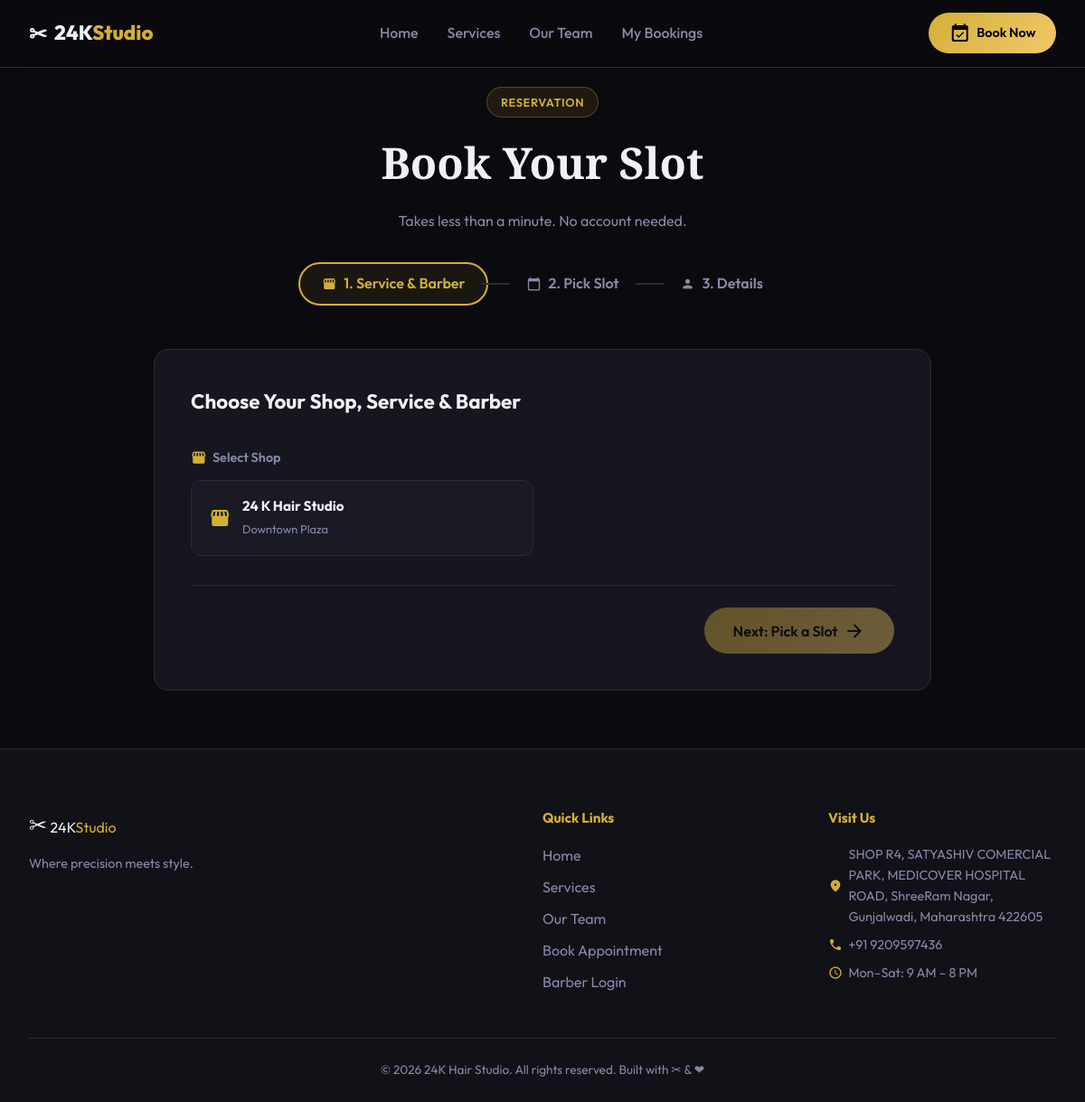
The app's page /book/, older data.
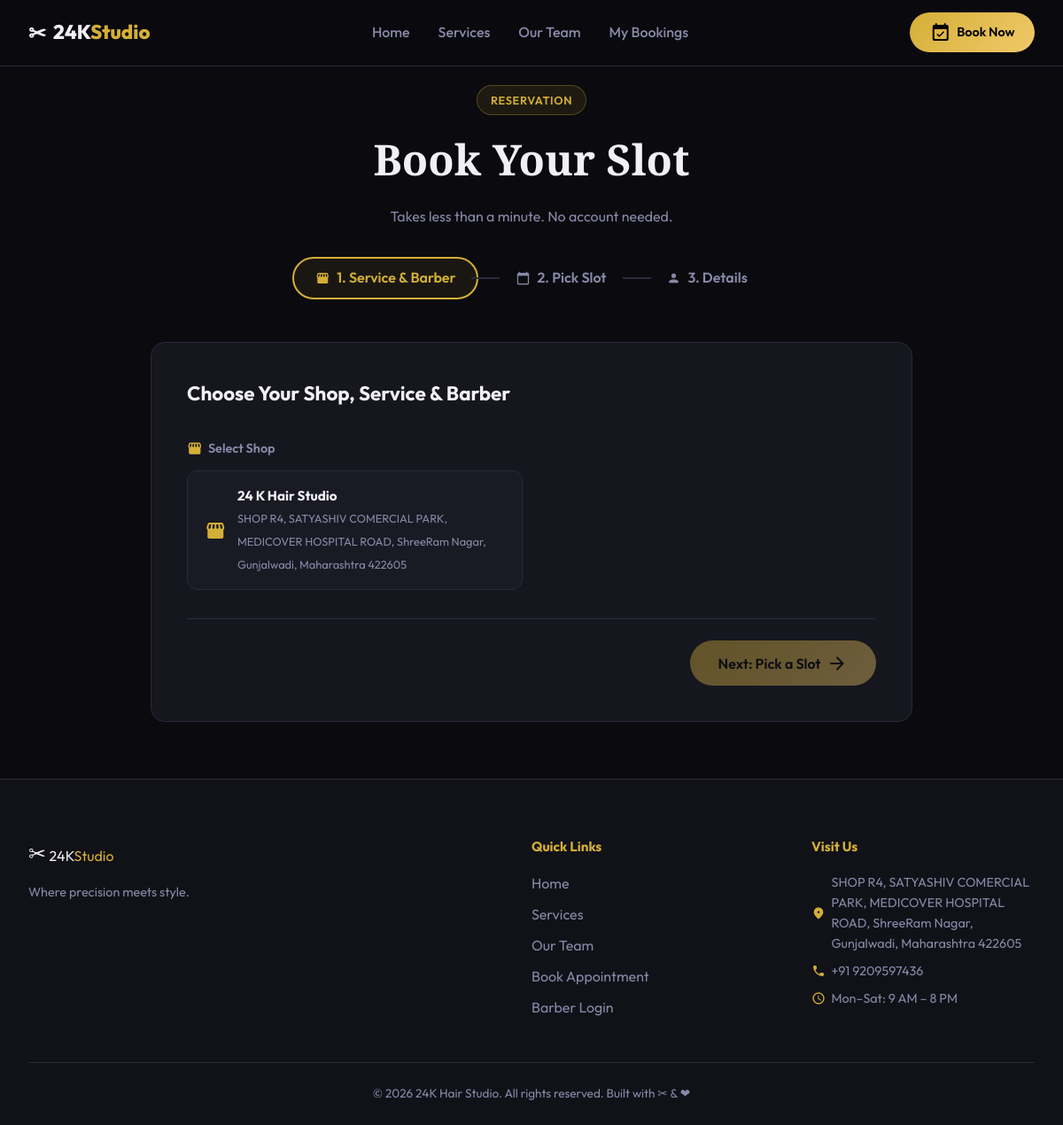
The same page, newer data.
### bookings/models.py (models this page shows, shortened)
class Shop(models.Model):
    name = models.CharField(max_length=100)
    address = models.TextField(blank=True)
    city = models.CharField(max_length=50, blank=True)
    phone = models.CharField(max_length=20, blank=True)
    is_active = models.BooleanField(default=True)

### bookings/views.py (the view)
# urls.py: path('book/', views.book, name='book'),
def book(request):
    services = Service.objects.all()
    barbers = Barber.objects.filter(is_active=True)
    shops = Shop.objects.filter(is_active=True)
    context = {
        'services': services,
        'barbers': barbers,
        'shops': shops,
    }
    return render(request, 'bookings/book.html', context)

### templates/bookings/book.html (shortened to what this page needs)
{% extends "base.html" %}
{% load static %}
{% block content %}
<div class="booking-wizard">
  <div class="section-header" style="margin-bottom:2rem;">
    <span class="section-tag">Reservation</span>
    <h1 class="section-title">Book Your Slot</h1>
    <p class="section-subtitle">Takes less than a minute. No account needed.</p>
  </div>
  <div class="wizard-steps" id="wizardSteps">
    <div class="wizard-step active" id="step1Indicator">
      <span class="material-icons-round">storefront</span> <span class="step-label">1. Service &amp; Barber</span>
    </div>
    <div class="step-sep"></div>
    <div class="wizard-step" id="step2Indicator">
      <span class="material-icons-round">calendar_today</span> <span class="step-label">2. Pick Slot</span>
    </div>
    <div class="step-sep"></div>
    <div class="wizard-step" id="step3Indicator">
      <span class="material-icons-round">person</span> <span class="step-label">3. Details</span>
    </div>
  </div>
  <div class="booking-panel" id="panelStep1">
    <h2 class="panel-title">Choose Your Shop, Service &amp; Barber</h2>
    <div style="margin-bottom: 2rem;">
      <p class="choice-label"><span class="material-icons-round">storefront</span> Select Shop</p>
      <div class="choice-list" id="shopList" style="display: grid; grid-template-columns: repeat(auto-fill, minmax(250px, 1fr)); gap: 1rem; max-height: none;">
        {% for shop in shops %}
        <div class="choice-item shop-item" data-id="{{ shop.id }}">
          <div class="choice-item-left">
            <span class="material-icons-round">storefront</span>
            <div>
              <strong>{{ shop.name }}</strong>
              <small>{{ shop.address }}</small>
            </div>
          </div>
        </div>
        {% endfor %}
      </div>
    </div>
    <div class="panel-actions">
      <button class="btn btn-primary btn-lg" id="toStep2Btn" disabled>
        Next: Pick a Slot <span class="material-icons-round">arrow_forward</span>
      </button>
    </div>
  </div>
</div>
{% endblock %}

Row changes from the older to the newer data that the page shows:
changed Shop "24 K Hair Studio": address "Downtown Plaza" → "SHOP R4, SATYASHIV COMERCIAL PARK, MEDICOVER HOSPITAL ROAD, ShreeRam Nagar, Gunjalwadi, Maharashtra 422605"
